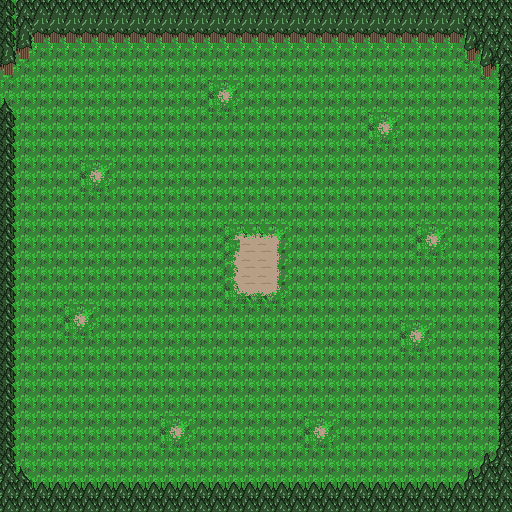

The image is a tile-based game level rendered from a .tmx file. Its description and complete source (layers, tilesets, objects, tile grids) follow:
An orthogonal 32x32 tile map with 16x16 px tiles, 1 tile layer (Tile Layer 1).

<map version="1.9" tiledversion="1.9.2" orientation="orthogonal" renderorder="right-down" width="32" height="32" tilewidth="16" tileheight="16" infinite="0" nextlayerid="2" nextobjectid="1">
 <tileset firstgid="1" source="tiles.tsx" />
 <layer id="1" name="Tile Layer 1" width="32" height="32">
  <data encoding="csv">
32,31,31,31,31,31,31,31,31,31,31,31,31,31,31,31,31,31,31,31,31,31,31,31,31,31,31,31,31,31,31,31,
32,31,39,39,39,39,39,39,39,39,39,39,39,39,39,39,39,39,39,39,39,39,39,39,39,39,39,39,39,31,31,31,
32,21,28,28,28,28,28,28,28,28,28,28,28,28,28,28,28,28,28,28,28,28,28,28,28,28,28,28,28,19,31,31,
21,29,55,55,55,55,55,55,55,55,55,55,55,55,55,55,55,55,55,55,55,55,55,55,55,55,55,55,55,27,19,31,
29,55,55,55,55,55,55,55,55,55,55,55,55,55,55,55,55,55,55,55,55,55,55,55,55,55,55,55,55,55,27,30,
55,55,55,55,55,55,55,55,55,55,55,55,55,43,45,55,55,55,55,55,55,55,55,55,55,55,55,55,55,55,55,30,
13,55,55,55,55,55,55,55,55,55,55,55,55,59,61,55,55,55,55,55,55,55,55,55,55,55,55,55,55,55,55,30,
32,55,55,55,55,55,55,55,55,55,55,55,55,55,55,55,55,55,55,55,55,55,55,43,45,55,55,55,55,55,55,30,
32,55,55,55,55,55,55,55,55,55,55,55,55,55,55,55,55,55,55,55,55,55,55,59,61,55,55,55,55,55,55,30,
32,55,55,55,55,55,55,55,55,55,55,55,55,55,55,55,55,55,55,55,55,55,55,55,55,55,55,55,55,55,55,30,
32,55,55,55,55,43,45,55,55,55,55,55,55,55,55,55,55,55,55,55,55,55,55,55,55,55,55,55,55,55,55,30,
32,55,55,55,55,59,61,55,55,55,55,55,55,55,55,55,55,55,55,55,55,55,55,55,55,55,55,55,55,55,55,30,
32,55,55,55,55,55,55,55,55,55,55,55,55,55,55,55,55,55,55,55,55,55,55,55,55,55,55,55,55,55,55,30,
32,55,55,55,55,55,55,55,55,55,55,55,55,55,55,55,55,55,55,55,55,55,55,55,55,55,55,55,55,55,55,30,
32,55,55,55,55,55,55,55,55,55,55,55,55,55,43,44,44,45,55,55,55,55,55,55,55,55,43,45,55,55,55,30,
32,55,55,55,55,55,55,55,55,55,55,55,55,55,43,41,41,53,55,55,55,55,55,55,55,55,59,61,55,55,55,30,
32,55,55,55,55,55,55,55,55,55,55,55,55,55,51,41,41,53,55,55,55,55,55,55,55,55,55,55,55,55,55,30,
32,55,55,55,55,55,55,55,55,55,55,55,55,55,51,41,41,53,55,55,55,55,55,55,55,55,55,55,55,55,55,30,
32,55,55,55,55,55,55,55,55,55,55,55,55,55,59,60,60,61,55,55,55,55,55,55,55,55,55,55,55,55,55,30,
32,55,55,55,43,45,55,55,55,55,55,55,55,55,55,55,55,55,55,55,55,55,55,55,55,55,55,55,55,55,55,30,
32,55,55,55,59,61,55,55,55,55,55,55,55,55,55,55,55,55,55,55,55,55,55,55,55,43,45,55,55,55,55,30,
32,55,55,55,55,55,55,55,55,55,55,55,55,55,55,55,55,55,55,55,55,55,55,55,55,59,61,55,55,55,55,30,
32,55,55,55,55,55,55,55,55,55,55,55,55,55,55,55,55,55,55,55,55,55,55,55,55,55,55,55,55,55,55,30,
32,55,55,55,55,55,55,55,55,55,55,55,55,55,55,55,55,55,55,55,55,55,55,55,55,55,55,55,55,55,55,30,
32,55,55,55,55,55,55,55,55,55,55,55,55,55,55,55,55,55,55,55,55,55,55,55,55,55,55,55,55,55,55,30,
32,55,55,55,55,55,55,55,55,55,55,55,55,55,55,55,55,55,55,55,55,55,55,55,55,55,55,55,55,55,55,30,
32,55,55,55,55,55,55,55,55,55,43,45,55,55,55,55,55,55,55,43,45,55,55,55,55,55,55,55,55,55,55,30,
32,55,55,55,55,55,55,55,55,55,59,61,55,55,55,55,55,55,55,59,61,55,55,55,55,55,55,55,55,55,55,30,
32,55,55,55,55,55,55,55,55,55,55,55,55,55,55,55,55,55,55,55,55,55,55,55,55,55,55,55,55,55,11,31,
31,13,55,55,55,55,55,55,55,55,55,55,55,55,55,55,55,55,55,55,55,55,55,55,55,55,55,55,55,11,31,31,
31,31,12,12,12,12,12,12,12,12,12,12,12,12,12,12,12,12,12,12,12,12,12,12,12,12,12,12,12,31,31,31,
31,31,31,31,31,31,31,31,31,31,31,31,31,31,31,31,31,31,31,31,31,31,31,31,31,31,31,31,31,31,31,31
</data>
 </layer>
</map>